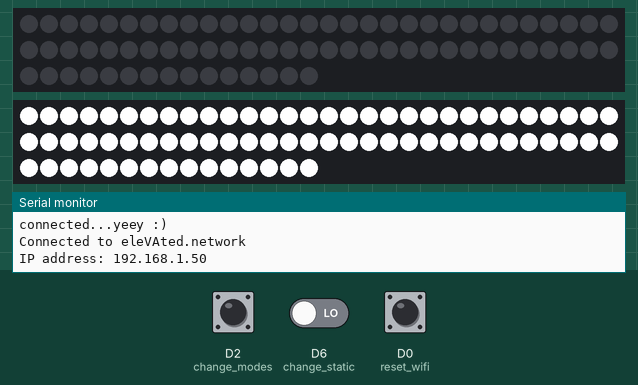
Recording of a sketch running on a simulated ESP8266 (NodeMCU). Parts: 2 × 75 RGB LEDs in strip order, left to right, continuing on the next row, the last lines printed to the serial monitor. The test bench sets the inputs (shaded band); at power-on: D6 (change_static) LOW, D2 (change_modes) LOW, D0 (reset_wifi) LOW. WiFi joins after 1.5 s; servers stay silent unless stated; the strip is taken to match the declared colour order; random numbers use the default seed unless the sketch sets one.

Above: at 2.7 s.
2.8 s: D6 (change_static) driven HIGH
At 3.1 s:
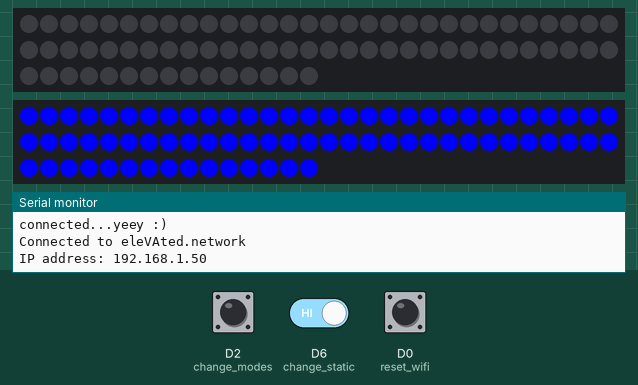
5.1 s: D2 (change_modes) pulled HIGH for 3.2 s
At 9.1 s:
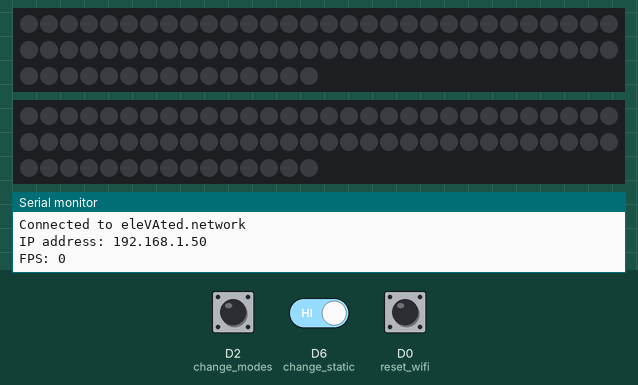
9.8 s: D2 (change_modes) pulled HIGH for 1 s
At 11.5 s:
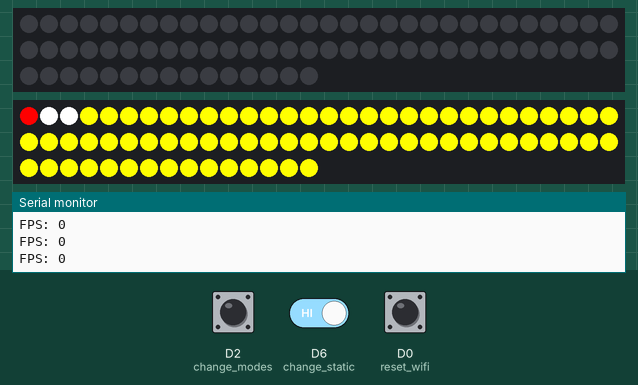
12.3 s: D2 (change_modes) pulled HIGH for 1 s
At 13.09 s:
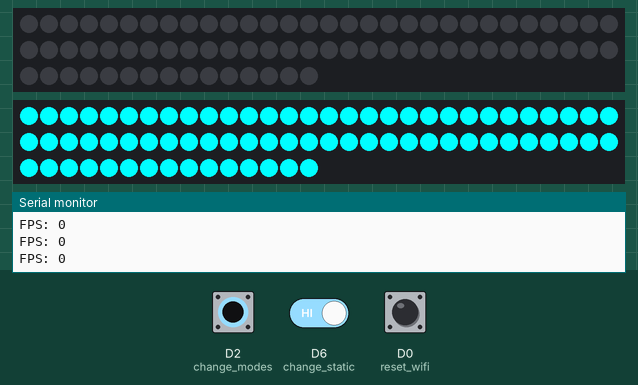
13.9 s: D2 (change_modes) pulled HIGH for 1 s
At 14.92 s:
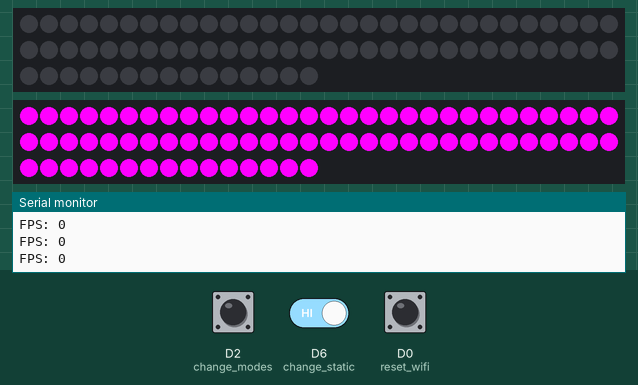
15.5 s: D2 (change_modes) pulled HIGH for 3.2 s
At 18.3 s:
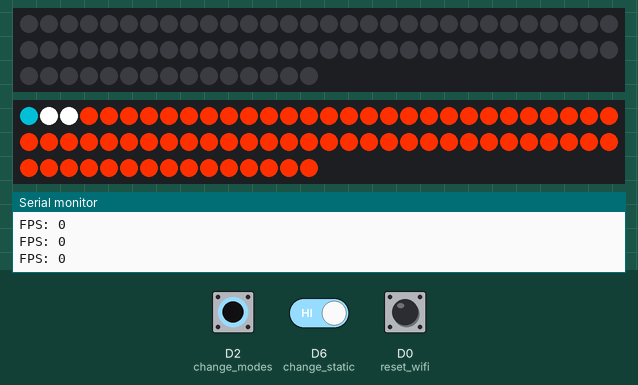
Timing chart, 0 to 19.8 s (numbered marks = the images above; inputs shaded):
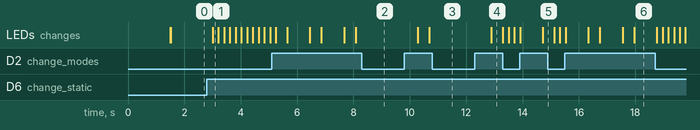

Measured:
- after the input at 2.8 s, the LEDs: change after 0.21 s (image 1)
- after the input at 9.8 s, the LEDs: first change after 0.48 s (image 3 shows a later state)
- after the input at 12.3 s, the LEDs: change after 0.60 s (image 4)

The sketch:

arduino_visualizer.ino
```cpp
#include <NeoPixelBus.h>
#include <WS2812FX.h>
#include <WiFiManager.h>

#if defined(ESP8266)
#include <ESP8266WiFi.h>
#include <WiFiUdp.h>
#elif defined(ESP32)
#include <WiFi.h>
#else
#error "This is not a ESP8266 or ESP32!"
#endif

#define reset_wifi D0
#define change_modes D2
#define change_static D6
int buttonState = 0;
int modeState = 0;
int colorStatic = 0;
int color_mode = 0;

int mode_rgb_light = 0;
int code_static_color = 0;

int led_seting_firmware = 0;

int led_mode = 0;


#define NUM_LEDS 75
#define BUFFER_LEN 1024
#define PRINT_FPS 1
#define colorSaturation 255


const uint8_t PixelPin = 3;
uint32_t colors[] = {WHITE, BLUE, GREEN, RED, YELLOW, CYAN,  MAGENTA, PURPLE, ORANGE, PINK, GRAY, ULTRAWHITE};
uint32_t modes[] = {12, 2, 7, 11, 15, 32,  33, 46};

RgbColor red(colorSaturation, 0, 0);
RgbColor green(0, colorSaturation, 0);
RgbColor blue(0, 0, colorSaturation);
RgbColor white(colorSaturation);
RgbColor black(0);

HslColor hslRed(red);
HslColor hslGreen(green);
HslColor hslBlue(blue);
HslColor hslWhite(white);
HslColor hslBlack(black);

// Wifi and socket settings
const char* ssid     = "eleVAted.network";
const char* password = "blackcoffee";
unsigned int localPort = 7777;
char packetBuffer[BUFFER_LEN];

uint8_t N = 0;
bool res;
WiFiUDP port;
IPAddress ip(192, 168, 100, 77);
IPAddress gateway(192, 168, 100, 1);
IPAddress subnet(255, 255, 255, 0);
NeoPixelBus<NeoGrbFeature, Neo800KbpsMethod> ledstrip(NUM_LEDS, PixelPin);
WS2812FX ws2812fx = WS2812FX(NUM_LEDS, PixelPin, NEO_RGB + NEO_KHZ800);

void setup() {
    Serial.begin(115200);
    pinMode(reset_wifi, INPUT);
    pinMode(change_modes, INPUT);
    pinMode(change_static, INPUT);
    Serial.println("Awal");
    WiFiManager wifiManager;
    WiFi.mode(WIFI_STA);
    //WiFi.config(ip, gateway, subnet);
//    WiFi.begin(ssid, password);
    Serial.println("satu");
    Serial.println("");
    res = wifiManager.autoConnect("Apex Light Wifi", "apexfuture");
    // Connect to wifi and print the IP address over serial

     if(!res) {
        Serial.println("Failed to connect");
        // ESP.restart();
    }
    if(res) {
        //if you get here you have connected to the WiFi
        Serial.println("connected...yeey :)");
    }

    Serial.println("");
    Serial.print("Connected to ");
    Serial.println(ssid);
    Serial.print("IP address: ");
    Serial.println(WiFi.localIP());

    port.begin(localPort);

    ledstrip.Begin();//Begin output
    ledstrip.Show();//Clear the strip for use


    mode_rgb_light = 2;

}

#if PRINT_FPS
    uint16_t fpsCounter = 0;
    uint32_t secondTimer = 0;
#endif

void music_reactive(){
    int packetSize = port.parsePacket();
    if (packetSize) {
        int len = port.read(packetBuffer, BUFFER_LEN);
        for(int i = 0; i < len; i+=5) {
            packetBuffer[len] = 0;
            N = ((packetBuffer[i] << 8) + packetBuffer[i + 1]);
            RgbColor pixel((uint8_t)packetBuffer[i+2], (uint8_t)packetBuffer[i+3], (uint8_t)packetBuffer[i+4]);
            ledstrip.SetPixelColor(N, pixel);//N is the pixel number
        }
        ledstrip.Show();
        #if PRINT_FPS
            fpsCounter++;
            Serial.print("/");
        #endif
    }
    #if PRINT_FPS
        if (millis() - secondTimer >= 1000U) {
            secondTimer = millis();
            Serial.printf("FPS: %d\n", fpsCounter);
            fpsCounter = 0;
        }
    #endif
}


void rainbow_cycle(){
  ws2812fx.service();
}

void loop() {


    buttonState = digitalRead(reset_wifi);
    if (buttonState == HIGH) {
      WiFiManager wifiManager;
      wifiManager.resetSettings();
      setup();
      Serial.println("Tertekan");
    }

    modeState = digitalRead(change_modes);
    if (modeState == HIGH) {
      mode_rgb_light = mode_rgb_light + 1;
      delay(200);
    }

    colorStatic = digitalRead(change_static);
    if (colorStatic == HIGH && led_mode == 1) {
      code_static_color = code_static_color + 1;
      if(code_static_color == 11){code_static_color = 0;}
      delay(200);
    }
    if (colorStatic == HIGH && led_mode == 2) {
      color_mode = color_mode + 1;
      if(color_mode == 7){color_mode = 0;}
      delay(200);
    }


/////NEOPIXEL LIBRARY///
if(led_seting_firmware == 1){ledstrip.Begin(); ledstrip.Show();  led_seting_firmware = 0;}
/////WS2812BFX///
if(led_seting_firmware == 2){ws2812fx.init();ws2812fx.setBrightness(255);ws2812fx.start();led_seting_firmware = 0;}


if(mode_rgb_light == 1){
  music_reactive();
}

if(mode_rgb_light == 2){
  led_seting_firmware = 2;
  mode_rgb_light = 3;
}

if(mode_rgb_light == 3){
      ws2812fx.setSegment(0, 0, NUM_LEDS-1, FX_MODE_STATIC, colors[code_static_color], 2000);
      ws2812fx.service();
      led_mode = 1;
}

if(mode_rgb_light == 4){
      ws2812fx.setSegment(0, 0, NUM_LEDS-1, modes[color_mode], WHITE, 2000);
      ws2812fx.service();
      led_mode = 2;
}

if(mode_rgb_light == 5){
  led_seting_firmware = 1;
  mode_rgb_light = 1;
}


}
```
